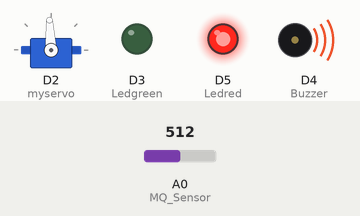
Simulated run of this sketch. Board: ESP8266 (NodeMCU). Shown: servo, output pins drawn as LEDs (lit = HIGH), buzzer (waves = sounding, pin HIGH). The inputs (shaded band) are chosen by the test bench; at power-on: A0 (MQ_Sensor) = 512. WiFi joins after 1.5 s; servers stay silent unless stated; no MQTT or app messages arrive unless stated; what the sketch prints to the serial monitor is not drawn.

Above: at 2.8 s.
2.9 s: A0 (MQ_Sensor) set to 412
4.8 s: A0 (MQ_Sensor) set to 385
At 6.0 s:
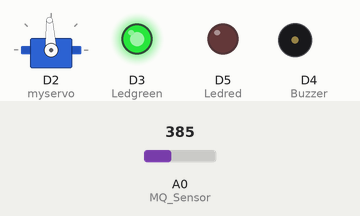
7.1 s: A0 (MQ_Sensor) set to 410
At 8.8 s:
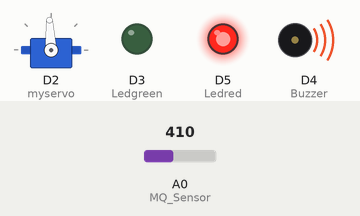
9.1 s: A0 (MQ_Sensor) set to 390
At 10.5 s:
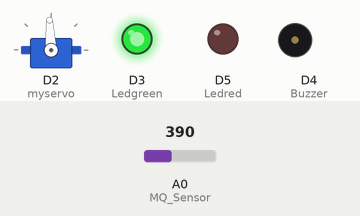
Timing chart, 0 to 12.1 s (numbered marks = the images above; inputs shaded):
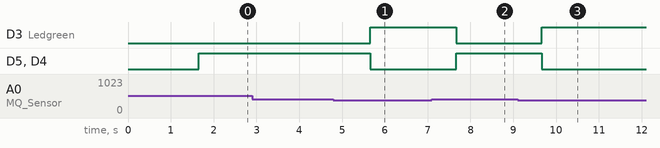

Measured:
- the behaviour switches between 401 and 400 on A0 (MQ_Sensor) (found by bisection; images 0 and 1)
- after the input at 2.9 s, every drawn part: stays the same
- after the input at 4.8 s, D3 (Ledgreen): LOW → HIGH after 0.86 s; D5 (Ledred), D4 (Buzzer): HIGH → LOW after 0.86 s
- after the input at 7.1 s, D3 (Ledgreen): HIGH → LOW after 0.56 s; D5 (Ledred), D4 (Buzzer): LOW → HIGH after 0.56 s
- after the input at 9.1 s, D3 (Ledgreen): LOW → HIGH after 0.56 s; D5 (Ledred), D4 (Buzzer): HIGH → LOW after 0.56 s

The sketch:

UAS_sisteraviva12.ino
```cpp
#include <ESP8266WiFi.h>
#include <Servo.h>
#include <PubSubClient.h>
#define MQTT_VERSION MQTT_VERSION_3_1_1

#define CCW   1000
#define STOP 1500
#define Ledgreen D3
#define Buzzer D4
#define Ledred D5

Servo myservo;
const int MQ_Sensor = A0;
int sensorThres = 400;
int indi = 0;

int buttonState;

// Your WiFi credentials.
// Set password to "" for open networks.
//char ssid[] = "KelinciPercobaan";
//char pass[] = "qwerty12";

char ssid[] = "AKUR";
char pass[] = "AYUDIFA0705";

#define mqttserver "broker.hivemq.com" //mqtt server di android
#define mqttport 1883 // dengan port 1883

WiFiClient espClient2; // client
PubSubClient client (espClient2); //client

//pembacaan data masuk dri mqtt
void callback(char* topic, byte* payload, unsigned int length){
  for(int i = 0; 1 < length; i++){
    Serial.print((char)payload[i]);
  }

  Serial.println();
  if((char)payload[0] == '1'){
    buttonState = 1; // tombol on
  }else if((char)payload[0] == '0'){
     buttonState = 0; // tombol off
  }
  Serial.println(buttonState);
}

void reconnected(){
  while(!client.connected()){
    Serial.println("Menghubungkan kembali ke MQTT..");
    if(client.connect("arduinoClient", "fahmi", "12345678")){
      Serial.println("Sukses terhubung Kembali..");
    }else{
      Serial.print("Gagal,..");
      Serial.print(client.state());
      Serial.println("tunggu 3 detik..");
      delay(3000);
    }
  }
  client.subscribe("kontroler/data");
}

void mqq2(){
  char mq[4];
  char leddd[2];
  int ppm = analogRead(MQ_Sensor);

  Serial.print("Nilai Output : ");
  Serial.println(ppm);
  if(ppm > sensorThres){
    indi = 1;
    digitalWrite(Ledred, HIGH);
    digitalWrite(Buzzer, HIGH);
    digitalWrite(Ledgreen, LOW);
    if(buttonState == HIGH){
    myservo.writeMicroseconds(CCW);
    delay(1400);
    myservo.writeMicroseconds(STOP);
    delay(1000);
    digitalWrite(Ledred, LOW);
    digitalWrite(Buzzer, LOW);
    digitalWrite(Ledgreen, HIGH);
    indi = 0;
    }
  }else{
    digitalWrite(Ledgreen, HIGH);
    digitalWrite(Ledred, LOW);
    digitalWrite(Buzzer, LOW);
    indi = 0;
   }
  dtostrf(ppm, 2, 1, mq);
  dtostrf(indi, 1, 0, leddd);
  client.publish("kontroler/led", leddd);
  client.publish("kontroler/mq", mq);
}

void setup(){
//Set serial monitor pada baut 9600
  pinMode(MQ_Sensor, INPUT);
  pinMode(Ledgreen, OUTPUT);
  pinMode(Buzzer, OUTPUT);
  pinMode(Ledred, OUTPUT);
  myservo.attach(4);
  myservo.writeMicroseconds(STOP);
  Serial.begin(9600);

  // Set WiFi to station mode and disconnect from an AP if it was Previously
  // connected
  WiFi.mode(WIFI_STA);
  WiFi.disconnect();
  delay(100);

  // Attempt to connect to Wifi network:
  Serial.print("Connect Wifi: ");
  Serial.println(ssid);
  WiFi.begin(ssid, pass);

  while (WiFi.status() != WL_CONNECTED) {
    Serial.print(".");
    delay(500);
    yield();
  }
  client.setServer(mqttserver, mqttport);
  client.connect("arduinoClient", "fahmi", "12345678");
  client.setCallback(callback);
  Serial.println("Wifi Connected");
  Serial.print("IP address : ");
  Serial.println(WiFi.localIP());
}

void loop(){
  mqq2();

 if(!client.connected()){
  reconnected();
 }
 client.loop();
 delay(1000);
}
```
